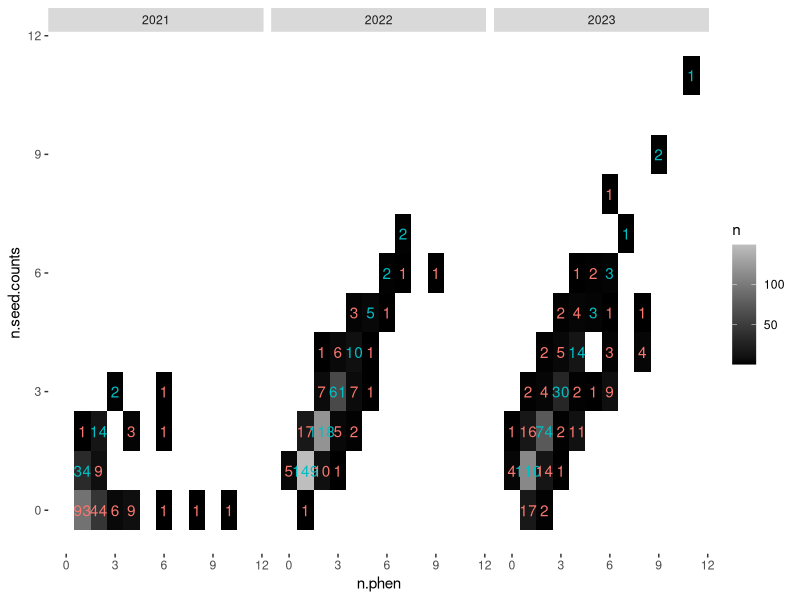
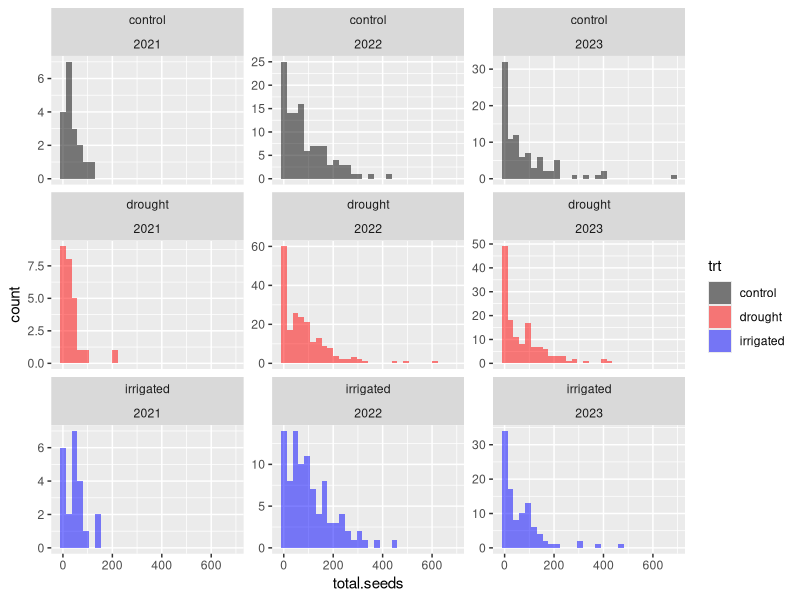

These figures' R source, in order:
#################################################################################
# Script for combining and reconciling plant ids across datasets for recruitment
# estimation combining together these datasets:
# - demography (2021-2023) using the imputed survival dataset
#   (using this dataset because it's the one with the most processing)
# - seed set data per-umbel
#   (note this was reconciled with an *older* version of demography data)
# - phenology data per-umbel (a cleaned version)
# - the multiple umbel dataset (a cleaned version, with only 2021-2023)
# This script currently is only reconciling plantids among datasets - the
# corrected version is stored in a new `finalid` column.
# Once that's done I'll combine all four datasets into a single CSV for running
# some models of recruitment
# SN - init 9 Jan 2024
# #### Notes:
# - outstanding unreconciled issues, or other issues to be fixed, were flagged
# with the string UNSOLVED - I need to go back to these at some point
# in particular are there missing entries from plot 4, year 2022 in phen+/seed
# - how to handle prematurely dead umbels? ugh.
#################################################################################

library(ggplot2)
library(dplyr)
library(tidyr)

rm(list = ls())

# Processed demo
demo = read.csv('01_data_cleaning/out/demo_imputed_survival.csv') %>%
  # get rid of plants from before phen measurements and non-flowering plants
  filter(Year > 2020, No.umbels > 0 & !is.na(No.umbels)) %>%
  # remove the 'b's from plantids
  # (this will make reconciliation easier)
  mutate(plantid = gsub('b', '', plantid)) %>%
  mutate(finalid = plantid)

# Seed data
seed = read.csv('01_data_cleaning/out/demo_seed_v1.csv') %>%
  mutate(finalid = plantid.seed)

# Phen data
phen = read.csv('01_data_cleaning/out/phenology_all_ind_cleaned.csv') %>%
  mutate(finalid = plantid)

# Umbel data
mumb = read.csv('01_data_cleaning/out/multi_umbel_clean.csv') %>%
  # Turns out, there are 2020 umbel counts
  filter(Year > 2020) %>%
  mutate(finalid = plantid)

### All plantids

all.plantids = rbind(
  # Demo data
  demo %>% 
    distinct(plantid, Year) %>% 
    mutate(source = 'demo', is.in = TRUE),
  # Seed set data
  seed %>% 
    distinct(plantid.seed, year) %>% 
    mutate(source = 'seed', is.in = TRUE) %>% 
    rename(Year = year, plantid = plantid.seed),
  # Phenology data
  phen %>%
    distinct(plantid, year) %>%
    mutate(source = 'phen', is.in = TRUE) %>%
    rename(Year = year),
  # Umbel data
  # NOTE: this dataset only contains *multiple* umbels
  # so I will also add in the demo data for which there is one umbel and umbel
  # measurements
  mumb %>%
    distinct(plantid, Year) %>%
    mutate(source = 'mumb', is.in = TRUE),
  demo %>%
    filter(No.umbels %in% 1) %>%
    distinct(plantid, Year) %>%
    mutate(source = 'mumb', is.in = TRUE)
) %>%
  pivot_wider(
    id_cols = c(plantid, Year), names_from = source, 
    values_from = is.in, values_fill = FALSE
  )

head(all.plantids)
nrow(all.plantids)

all.plantids %>% 
  mutate(n.in = demo + seed + phen + mumb) %>%
  group_by(n.in) %>%
  summarise(n = n())
# lmao, jesus

all.plantids %>% 
  mutate(n.in = demo + seed + phen + mumb) %>%
  group_by(Year, n.in) %>%
  summarise(n = n())

### 2021: only a handful of plants here were included in phen
# so, there shouldn't be any plants from 2021 that are not listed in the
# phenology or seed set data
# I'll remove these plants here

all.plantids = all.plantids %>% filter(Year > 2021 | phen | seed)

### 2022: we don't have coordinates for these plants...
# we'll have to tackle these separately.

####################################################
####################################################
# Start reconciling ################################
####################################################
####################################################

##### Some rules of thumb:
# - it *would* be nice to keep the 'b' markers in here for reconciling all
# datasets... but that'll be tougher to do in code, and more work because it
# will involve editing more datasets
# so instead, I'll just remove the 'b's

##########
### 2022: coordinates not recorded
##########

all.plantids %>%
  filter(Year %in% 2022) %>%
  mutate(plantid = gsub('\\_[0-9]{1,2}[A-Z]$', '', plantid)) %>%
  group_by(plantid) %>%
  summarise(across(c(demo, seed, phen, mumb), any)) %>%
  mutate(n.in = demo + seed + phen + mumb) %>%
  group_by(n.in) %>%
  summarise(n = n())
# okay - much better!

# Plants to edit
all.plantids %>%
  filter(Year %in% 2022) %>%
  mutate(plantid = gsub('\\_[0-9]{1,2}[A-Z]$', '', plantid)) %>%
  group_by(plantid) %>%
  summarise(across(c(demo, seed, phen, mumb), any)) %>%
  filter(!(demo & seed & phen & mumb)) %>%
  print(n = nrow(.))

# 1 2230_4        TRUE  TRUE  FALSE TRUE 
# 2 2238_4        FALSE FALSE TRUE  FALSE

demo %>% filter(grepl('223[08]', plantid))
# no evidence of plant 2238 in demo
phen %>% filter(grepl('223[08]', plantid))
# must have been a misentry
phen = phen %>% mutate(finalid = gsub('2238', '2230', finalid))

# 3 3039_13       TRUE  FALSE FALSE TRUE
demo %>% filter(grepl('3039', plantid))
# note says 'was 3726'
# for purposes of reconciliation, I'll change it back to this
demo = demo %>% mutate(finalid = gsub('3039', '3726', finalid))

# 4 3076_15       FALSE FALSE TRUE  FALSE
phen %>% filter(grepl('3076', plantid))
# weird phen in 2022
# anyway...
demo %>% filter(grepl('3076', plantid)) # tag is not in any demo ids
demo %>% filter(grepl('3076', proc.note))
demo %>% filter(grepl('3076', demo.note))
# ah... tag misentry in phen
phen = phen %>% mutate(finalid = gsub('3076', '3706', finalid))

# 5 3143_9_140.95 TRUE  FALSE FALSE TRUE 
demo %>% filter(grepl('3143', plantid))
phen %>% filter(grepl('3143', plantid))
seed %>% filter(grepl('3143', plantid.seed))
demo %>% filter(grepl('140\\.95', plantid))
mumb %>% filter(grepl('140\\.95', plantid))
demo = demo %>% mutate(finalid = gsub('140\\.95', '14T', finalid))
mumb = mumb %>% mutate(finalid = gsub('140\\.95', '14T', finalid))

# 6 3151_3        FALSE FALSE TRUE  FALSE
phen %>% filter(grepl('3151', plantid))
demo %>% filter(grepl('3151', plantid)) # nope, diff plant
demo %>% filter(grepl('3151', demo.note))
demo %>% filter(grepl('3151', proc.note)) # nothing here...
demo %>% filter(Year %in% 2022, grepl('\\_3\\_', plantid))
demo %>% filter(grepl('7537', plantid)) # nope, not this one
demo %>% filter(grepl('3651', plantid)) # not this one...
seed %>% filter(year %in% 2022, grepl('\\_3', plantid.seed))
# (solved below!)

# 7 3164_13       TRUE  TRUE  FALSE TRUE 
demo %>% filter(grepl('3164', plantid)) # looks tag misread?
phen %>% filter(grepl('3614', plantid))
demo %>% filter(grepl('3614\\_13', plantid)) # yep - it's this one
phen = phen %>% mutate(finalid = gsub('3614\\_13', '3164_13', finalid))
phen %>% filter(grepl('3614', plantid))
phen %>% filter(grepl('3614', finalid)) # good - fixed

# 8 3164_6        TRUE  TRUE  FALSE TRUE 
phen %>% filter(grepl('3164', plantid))
demo %>% filter(grepl('3164\\_6', plantid)) # some tag chicanery here
phen %>% filter(grepl('3789', plantid)) # and there it is
phen = phen %>% mutate(finalid = gsub('3789\\_6', '3164\\_6', finalid))
phen %>% filter(grepl('3789', finalid)) # fixed
phen %>% filter(grepl('3164\\_6', finalid)) # fixed

# 9 3183_9_130.19 TRUE  FALSE FALSE TRUE 
demo %>% filter(grepl('130\\.19', plantid))
phen %>% filter(grepl('3183', plantid)) # hmm...
phen %>% filter(year %in% 2022, grepl('\\_9$', plantid)) # uh...?
phen %>% filter(grepl('\\_9\\_', plantid)) # super strange...
seed %>% filter(grepl('\\_9\\_', plantid.seed)) # also strange...
# so there are no plants from plot 9 in phen or seed aside from this one?
# weird

# 10 3296_7        TRUE  TRUE  FALSE TRUE 
# 11 3298_7        FALSE FALSE TRUE  FALSE
demo %>% filter(grepl('3296', plantid))
phen %>% filter(grepl('3298', plantid)) # there it is
# change it in all years?
phen = phen %>% mutate(finalid = gsub('3298\\_7', '3296_7', finalid))
phen %>% filter(grepl('3296\\_7', finalid))

# 12 3321_4        TRUE  FALSE FALSE TRUE 
demo %>% filter(grepl('3321', plantid))
phen %>% filter(grepl('3321', plantid))
phen %>% filter(year %in% 2022, grepl('\\_4$', plantid)) # hmm...
phen %>% 
  filter(year %in% 2022, grepl('\\_4$', plantid)) %>%
  group_by(plantid) %>%
  filter(n() == 2) # hmm...
all.plantids %>%
  filter(Year %in% 2022, !demo) %>%
  filter(grepl('3182\\_4', plantid) | grepl('3730\\_4', plantid) | grepl('7545\\_4', plantid))
# demo sheet says no phen for this plant

# 13 3363_14       FALSE FALSE TRUE  FALSE
# 14 3367_14       TRUE  TRUE  FALSE TRUE 
demo %>% filter(grepl('3363', plantid))
demo %>% filter(grepl('3367', plantid))
phen %>% filter(grepl('3363', plantid))
seed %>% filter(grepl('3363', plantid.seed))
phen = phen %>% mutate(finalid = gsub('3363', '3367', finalid))
phen %>% filter(grepl('3363', finalid))
phen %>% filter(grepl('3367', finalid)) # fixed

# 15 3379_14       FALSE TRUE  TRUE  FALSE
phen %>% filter(grepl('3379', plantid))
demo %>% filter(grepl('3379', plantid)) # interesting - here in 2023
seed %>% filter(grepl('3379', plantid.seed))
# ah... listed as having no umbels in 2022...
####### UNSOLVED #######
# phen says stalk was eaten; should do zero seeds...

# 16 3389_13       FALSE FALSE FALSE TRUE 
mumb %>% filter(grepl('3389', plantid))
phen %>% filter(grepl('3481', plantid))
mumb = mumb %>% mutate(finalid = gsub('3389', '3481', finalid))

# 17 3456_6        TRUE  FALSE FALSE FALSE
demo %>% filter(grepl('3456', plantid))
phen %>% filter(grepl('7587', plantid))
all.plantids %>% filter(grepl('7587', plantid))
# change in demo
demo = demo %>% mutate(finalid = gsub('3456', '7587', finalid))
demo %>% filter(grepl('3456', finalid))
demo %>% filter(grepl('7587', finalid))

# 18 3469_14       TRUE  TRUE  TRUE  FALSE
mumb %>% filter(grepl('3469', plantid)) # it's here in 2023
demo %>% filter(grepl('3469', plantid))
# hmm... okay might not need changing?

# 19 3481_13       TRUE  TRUE  TRUE  FALSE # fixed above

# 20 3495_14       TRUE  TRUE  FALSE TRUE 
demo %>% filter(grepl('3495', plantid))
# okay... no notes suggesting other tags...
phen %>% filter(grepl('3495', plantid)) # it's here in 2023
demo %>% filter(Year %in% 2022, grepl('\\_14\\_1A', plantid))
# wow that kinda sucks. nearly identical tags in the same location...
demo %>% filter(grepl('\\_14\\_1A', plantid))
# yeah that sucks
# anyway
# also there's no umbel diameter listed for the 2022 record (damn)
phen %>% filter(grepl('3459', plantid)) # only two umbels are listed here (one clipped)
# okay. I don't think this can be fixed.
phen %>% filter(year %in% 2022, grepl('\\_14', plantid))

# 21 3542_1        TRUE  TRUE  TRUE  FALSE
demo %>% filter(grepl('3542', plantid), Year %in% 2022)
demo %>% filter(grepl('3542', plantid)) # no notes about tags...
mumb %>% filter(grepl('\\_1\\_', plantid), Year %in% 2022) %>% distinct(plantid)
mumb %>% filter(grepl('\\_1\\_0I', plantid), Year %in% 2022) # nothing here
mumb %>% filter(grepl('\\_1\\_[01238]I', plantid), Year %in% 2022)
all.plantids %>% filter(Year %in% 2022, grepl('\\_1\\_', plantid), !demo, mumb)
####### UNSOLVED #######
# think it's just... not recorded. or data entry mistake?

# 22 3555_4        TRUE  FALSE FALSE TRUE 
demo %>% filter(grepl('3555', plantid)) # no other tags
phen %>% filter(grepl('3555', plantid)) # here in 2021
seed %>% filter(grepl('3555', plantid.seed)) # here in 2021...
all.plantids %>% filter(grepl('\\_4$', plantid), Year %in% 2022, phen)
# maybe 3656...? no... that would have appeared below...
####### UNSOLVED #######

# 23 3558_13       TRUE  FALSE FALSE TRUE 
demo %>% filter(grepl('3558', plantid)) # no other tags
phen %>% filter(grepl('3558', plantid))
phen %>% filter(grepl('3769', plantid), year %in% 2022) # yep that's it
mumb %>% filter(grepl('3769', plantid)) # sweet
# only one umbel in 2021/2022 so no need to change mumb
demo = demo %>% mutate(finalid = gsub('3558', '3769', finalid))

# 24 3563_4        TRUE  FALSE FALSE TRUE 
demo %>% filter(grepl('3563', plantid)) # no other tags
phen %>% filter(grepl('3563', plantid)) # not here at all...
phen %>% filter(grepl('\\_4$', plantid)) %>% distinct(plantid, .keep_all = TRUE)
seed %>% filter(grepl('3563', plantid.demo)) # nothing here...
seed %>% filter(grepl('\\_4\\_', plantid.demo)) %>% distinct(plantid.demo, .keep_all = TRUE)
# could it be 3656?
demo %>% filter(grepl('3656', plantid), Year %in% 2022) # nope, that's here
####### UNSOLVED #######

# 25 3595_13       FALSE TRUE  FALSE FALSE
seed %>% filter(grepl('3595', plantid.seed)) # ? should be here...
demo %>% filter(grepl('3595', plantid))
# ah... it's not listed as flowering in demo
# although it's not in phen...
phen %>% filter(grepl('3595', plantid)) # here in 2021
phen %>% filter(grepl('\\_13$', plantid)) %>% distinct(plantid, .keep_all = TRUE)
demo %>% filter(grepl('3593', plantid), Year %in% 2022) # nope, not mis-entered as 3593
####### UNSOLVED #######
####### go into demo and add flowering info to 3595_13 in 2022
####### (although it has no phen... maybe I should use budding phen?)

# 26 3614_13       FALSE FALSE TRUE  FALSE # should have been fixed above...
phen %>% filter(grepl('3614', plantid))

# 27 3634_4        TRUE  FALSE FALSE TRUE 
demo %>% filter(grepl('3634', plantid)) # probably not a tag fix... (14 leaves??)
mumb %>% filter(grepl('3634', plantid)) # okay, good
phen %>% filter(grepl('3634', plantid)) # here in 2021
seed %>% filter(grepl('3634', plantid.demo)) # nothing
seed %>% filter(grepl('\\_4\\_', plantid.demo), year %in% 2022)
# ugh... not here?
phen %>% filter(grepl('\\_4$', plantid), year %in% 2022)
####### UNSOLVED #######

# 28 3651_3        TRUE  TRUE  FALSE TRUE 
demo %>% filter(grepl('3651', plantid)) # no other tag
phen %>% filter(grepl('3651', plantid)) # 2023 only
seed %>% filter(grepl('3651', plantid.demo)) # come on man...
all.plantids %>% filter(Year %in% 2022, phen, !seed)
# THAT'S IT! right?
phen %>% filter(grepl('3151', plantid))
demo %>% filter(grepl('3151\\_3', plantid)) # looks promising...
seed %>% filter(grepl('3151\\_3', plantid.seed))
phen = phen %>% mutate(finalid = gsub('3151\\_3', '3651_3', finalid))

# 29 3706_15       TRUE  TRUE  FALSE TRUE  # possibly fixed above
phen %>% filter(grepl('3706', finalid))

# 30 3726_13       FALSE TRUE  TRUE  FALSE
demo %>% filter(grepl('3726', plantid)) # nada
seed %>% filter(grepl('3726', plantid.seed))
demo %>% filter(grepl('\\_13\\_', plantid), Year %in% 2022, No.umbels %in% 1)
demo %>% filter(grepl('3726', proc.note)) # tag was changed
demo %>% filter(grepl('3039', plantid))
demo = demo %>% mutate(finalid = gsub('3039', '3726', finalid))

# 31 3735_4        TRUE  FALSE FALSE TRUE 
demo %>% filter(grepl('3735', plantid))
demo %>% filter(grepl('3735', proc.note))
demo %>% filter(grepl('3735', demo.note))
phen %>% filter(grepl('\\_4$', plantid))
####### UNSOLVED #######

# 32 3750_4        TRUE  FALSE FALSE TRUE 
demo %>% filter(grepl('3750', plantid))
demo %>% filter(grepl('3750', proc.note))
demo %>% filter(grepl('3750', demo.note))
phen %>% filter(grepl('\\_4$', plantid))
# 3730? 7550?
phen %>% filter(grepl('3730', plantid), year %in% 2022) # nope
phen %>% filter(grepl('7550', plantid), year %in% 2022) # nope
####### UNSOLVED #######

# 33 3769_13       FALSE TRUE  TRUE  FALSE
demo %>% filter(grepl('3769', plantid))
demo %>% filter(grepl('3769', demo.note))
demo %>% filter(grepl('3769', proc.note)) # fixed above

# 34 3770_9        TRUE  FALSE FALSE TRUE 
demo %>% filter(grepl('3770', plantid))
phen %>% filter(grepl('3059', plantid))
phen %>% filter(grepl('3770', plantid))
seed %>% filter(grepl('3770', plantid.demo))
seed %>% filter(grepl('3770', plantid.seed))
####### UNSOLVED #######

# 35 3782_1        FALSE TRUE  TRUE  FALSE
demo %>% filter(grepl('3782', plantid)) # it's here in 2023
# ahhh this was that weird pair
demo %>% filter(grepl('3814', plantid))
seed %>% filter(grepl('3782', plantid.seed))
# but which of these is which
# probably requires looking at the original datasheets
####### UNSOLVED #######
# (but solvable!)

# 36 3789_6        FALSE FALSE TRUE  FALSE
phen %>% filter(grepl('3789', plantid)) # already fixed

# 37 3813_15       FALSE FALSE TRUE  FALSE
phen %>% filter(grepl('3813', plantid))
demo %>% filter(grepl('3813', proc.note))
demo %>% filter(grepl('3813', demo.note))
# plant is 3831
demo %>% filter(grepl('3831', plantid))
seed %>% filter(grepl('3831', plantid.seed))
phen %>% filter(grepl('3813\\_15', plantid))
# specifically 3831_15
phen = phen %>% mutate(finalid = gsub('3813\\_15', '3831_15', finalid))
phen %>% filter(grepl('3813\\_15', finalid)) # good
phen %>% filter(grepl('3831\\_15', finalid)) # fixed

# 38 3814_1        TRUE  TRUE  TRUE  FALSE
demo %>% filter(grepl('3814', plantid))
# this is the one from above
# look at the original datasheets
####### UNSOLVED #######
# (but solvable!)

# 39 3831_15       TRUE  TRUE  FALSE TRUE 
phen %>% filter(grepl('3831', plantid)) # fixed above

# 40 3866_7        TRUE  TRUE  FALSE TRUE 
phen %>% filter(grepl('3866', plantid)) # 2021 record only
demo %>% filter(grepl('3866', proc.note))
demo %>% filter(grepl('3866', plantid)) # 3866 (ah.. is below)
phen %>% filter(grepl('3886', plantid))
phen = phen %>% mutate(finalid = gsub('3886', '3866', finalid))
phen %>% filter(grepl('3886', finalid))

# 41 3880_13       FALSE FALSE FALSE TRUE 
mumb %>% filter(grepl('3880', plantid))
# some confusion with 7537
mumb %>% filter(grepl('7537', plantid)) # none here
demo %>% filter(grepl('7537', plantid))
phen %>% filter(grepl('7537', plantid))
mumb = mumb %>% mutate(finalid = gsub('3880', '7537', finalid))

# 42 3886_7        FALSE FALSE TRUE  FALSE # solved above

# 43 5037_7        TRUE  TRUE  FALSE TRUE 
demo %>% filter(grepl('5037', plantid))
# note says no tracking phenology (death)

# 44 5040_7        TRUE  TRUE  FALSE TRUE
demo %>% filter(grepl('5040', plantid))
# note says umbel is dead
seed %>% filter(grepl('5040', plantid.seed))

# 45 7526_1        FALSE TRUE  FALSE FALSE
# 46 7536_1        TRUE  FALSE TRUE  TRUE 
seed %>% filter(grepl('7526', plantid.seed)) # (lol? why did I do this)
phen %>% filter(grepl('7536', plantid))
demo %>% filter(grepl('7536', plantid))
seed = seed %>% mutate(finalid = gsub('7526', '7536', finalid))
seed %>% filter(grepl('7526', finalid))
seed %>% filter(grepl('7536', finalid))

# 47 7537_13       TRUE  TRUE  TRUE  FALSE # solved above

# 48 7587_6        FALSE TRUE  TRUE  TRUE 
demo %>% filter(grepl('7587', proc.note))
demo %>% filter(grepl('7587', plantid))
demo %>% filter(grepl('7587', finalid)) # fixed above


##########
### Re-combine these based on finalids
##########

all.plantids = rbind(
  # Demo data
  demo %>% 
    distinct(finalid, Year) %>% 
    mutate(source = 'demo', is.in = TRUE),
  # Seed set data
  seed %>% 
    distinct(finalid, year) %>% 
    mutate(source = 'seed', is.in = TRUE) %>% 
    rename(Year = year),
  # Phenology data
  phen %>%
    distinct(finalid, year) %>%
    mutate(source = 'phen', is.in = TRUE) %>%
    rename(Year = year),
  # Umbel data
  # NOTE: this dataset only contains *multiple* umbels
  # so I will also add in the demo data for which there is one umbel and umbel
  # measurements
  mumb %>%
    distinct(finalid, Year) %>%
    mutate(source = 'mumb', is.in = TRUE),
  demo %>%
    filter(No.umbels %in% 1) %>%
    distinct(finalid, Year) %>%
    mutate(source = 'mumb', is.in = TRUE)
) %>%
  pivot_wider(
    id_cols = c(finalid, Year), names_from = source, 
    values_from = is.in, values_fill = FALSE
  )

head(all.plantids)
nrow(all.plantids)

all.plantids %>% 
  filter(!(Year %in% 2022)) %>%
  mutate(n.in = demo + seed + phen + mumb) %>%
  group_by(n.in) %>%
  summarise(n = n())
# still quite bad, goodness

all.plantids %>% 
  mutate(n.in = demo + seed + phen + mumb) %>%
  group_by(Year, n.in) %>%
  summarise(n = n())

### 2021: only a handful of plants here were included in seed
# so, there shouldn't be any plants from 2021 that are not listed in the
# seed set data
# I'll remove these plants here

all.plantids = all.plantids %>% filter(Year > 2021 | seed)

####################
# Next - look at 2021
####################

# all.plantids %>%
#   filter(Year %in% 2021) %>%
#   filter(!(demo & mumb & phen & seed)) %>%
#   print(n = nrow(.))

# 1 3135_12_7G   2021 TRUE  TRUE  TRUE  FALSE
demo %>% filter(grepl('3135', plantid))
mumb %>% filter(grepl('3135', plantid))
# notes suggest that one of these two umbels was closed
# so, remove from data?

# 2 3143_9_14T   2021 TRUE  TRUE  TRUE  FALSE
demo %>% filter(grepl('3143', plantid))
mumb %>% filter(grepl('3143', plantid))
# one umbel area is listed - other is closed
# remove?

# 3 3149_14_19A  2021 TRUE  TRUE  FALSE TRUE 
demo %>% filter(grepl('3149', plantid))
phen %>% filter(grepl('\\_14\\_', plantid), year %in% 2021)
# ah... somehow coords got recoreded as '29' instead of '19'
phen = phen %>% mutate(finalid = gsub('3149\\_14\\_29A', '3149_14_19A', finalid))
phen %>% filter(grepl('\\_14\\_', plantid), year %in% 2021)

# 4 3179_6_5E    2021 TRUE  TRUE  FALSE TRUE 
phen %>% filter(grepl('\\_6\\_', finalid), year %in% 2021) %>% distinct(finalid) # that's a lot
demo %>% filter(grepl('3179', plantid))
# in 2022, tag was 3748
phen %>% filter(grepl('3748', plantid)) # and there it is
phen = phen %>% mutate(finalid = gsub('3748', '3179', finalid))
phen %>% filter(grepl('3179', finalid)) # good

# 5 3436_15_17H  2021 TRUE  TRUE  FALSE TRUE 
demo %>% filter(grepl('3436', plantid))
phen %>% filter(grepl('3436', plantid))
phen %>% filter(grepl('3436\\_15\\_17H', plantid))
# mis-entered coordinates
phen = phen %>% mutate(finalid = gsub('3436\\_15\\_12H', '3436_15_17H', finalid))
phen %>% filter(grepl('3436\\_15\\_17H', finalid))

# 6 3453_7_0C    2021 TRUE  TRUE  TRUE  FALSE
demo %>% filter(grepl('3453', plantid)) # no umbels... maybe died? also doesn't say SOS
phen %>% filter(grepl('3453', plantid))
seed %>% filter(grepl('3453', plantid.seed)) # only one is dead
mumb %>% filter(grepl('3453', plantid)) # here in 2022
mumb %>% filter(grepl('\\_7\\_', plantid), Year %in% 2021) # nobody else in plot 7, also not SOS (ugh)
# maybe it was just never entered?
####### UNSOLVED #######

# 7 3567_1_3I    2021 TRUE  TRUE  TRUE  FALSE
demo %>% filter(grepl('3567', plantid)) # only one umbel listed
mumb %>% filter(grepl('3567', plantid)) # yep, here in 2022-23
seed %>% filter(grepl('3567', plantid.seed)) # dead
# guess it'll just get excluded

# 8 3916_6_7C    2021 TRUE  TRUE  FALSE TRUE 
demo %>% filter(grepl('3916', plantid)) # no other tags
phen %>% filter(grepl('\\_6\\_', plantid), year %in% 2021) %>% distinct(plantid)
# bet it's 3918
phen %>% filter(grepl('3918', plantid))
demo %>% filter(grepl('3918', plantid))
phen = phen %>% mutate(finalid = gsub('3918', '3916', finalid))
phen %>% filter(grepl('3916', finalid))

# 9 3978_13_2F   2021 TRUE  TRUE  TRUE  FALSE
demo %>% filter(grepl('3978', plantid)) # only one umbel diameter listed
seed %>% filter(grepl('3978', plantid.seed)) # yes - it's dead

# 10 3365_1_0J    2021 FALSE TRUE  TRUE  FALSE
seed %>% filter(grepl('3365', plantid.seed))
demo %>% filter(grepl('3365\\_1', plantid)) # listed as 
# oh... it's listed as having zero umbels in 2021
phen %>% filter(grepl('3365', plantid))
####### UNSOLVED #######
# check for a data entry error?

# 11 3418_1_18E   2021 FALSE TRUE  TRUE  FALSE
seed %>% filter(grepl('3418', plantid.seed), year %in% 2021)
demo %>% filter(grepl('3418', plantid)) # coords mis-entered
demo = demo %>% mutate(finalid = gsub('3418\\_1\\_18B', '3418_1_18E', finalid))
demo %>% filter(grepl('3418\\_1\\_18E', finalid))

# 12 3122_4_8J    2021 FALSE TRUE  TRUE  FALSE
seed %>% filter(grepl('3122', plantid.seed))
# it's listed as not flowering in 2021 demo (zero umbels)
####### UNSOLVED #######
# check for a data entry error?

# 13 3555_4_11T   2021 FALSE TRUE  TRUE  FALSE
demo %>% filter(grepl('3555', plantid)) # I changed the coord in processing
demo = demo %>% mutate(finalid = gsub('3555\\_4\\_11J', '3555_4_11T', finalid))
demo %>% filter(grepl('3555\\_4\\_11T', finalid))

# 14 3488_5_13J   2021 FALSE TRUE  FALSE FALSE
demo %>% filter(grepl('3488', plantid)) # just a coord issue
mumb %>% filter(grepl('3488', plantid))
phen %>% filter(grepl('3488', plantid)) # hmm... not sure what 2023 will look like
seed %>% filter(grepl('3488', plantid.seed)) # missed in 2023?
demo = demo %>% mutate(finalid = gsub('3488\\_5\\_15I', '3488_5_13J', finalid))
mumb = mumb %>% mutate(finalid = gsub('3488\\_5\\_15I', '3488_5_13J', finalid))

# 15 5045_5_13C   2021 FALSE TRUE  TRUE  FALSE
demo %>% filter(grepl('5045', plantid))
mumb %>% filter(grepl('5045', plantid)) # hmm...
# actually maybe here change seed/phen instead of demo/mumb
seed %>% filter(grepl('5045', plantid.seed))
seed = seed %>% mutate(finalid = gsub('5045\\_5_13C', '5045_5_12B', finalid))
phen %>% filter(grepl('5045', plantid))
phen = phen %>% mutate(finalid = gsub('5045\\_5_13C', '5045_5_12B', finalid))

##########
### Re-combine these based on finalids, again
##########

all.plantids = rbind(
  # Demo data
  demo %>% 
    distinct(finalid, Year) %>% 
    mutate(source = 'demo', is.in = TRUE),
  # Seed set data
  seed %>% 
    distinct(finalid, year) %>% 
    mutate(source = 'seed', is.in = TRUE) %>% 
    rename(Year = year),
  # Phenology data
  phen %>%
    distinct(finalid, year) %>%
    mutate(source = 'phen', is.in = TRUE) %>%
    rename(Year = year),
  # Umbel data
  # NOTE: this dataset only contains *multiple* umbels
  # so I will also add in the demo data for which there is one umbel and umbel
  # measurements
  mumb %>%
    distinct(finalid, Year) %>%
    mutate(source = 'mumb', is.in = TRUE),
  demo %>%
    filter(No.umbels %in% 1) %>%
    distinct(finalid, Year) %>%
    mutate(source = 'mumb', is.in = TRUE)
) %>%
  pivot_wider(
    id_cols = c(finalid, Year), names_from = source, 
    values_from = is.in, values_fill = FALSE
  ) %>%
  filter(Year > 2021 | seed)

head(all.plantids)
nrow(all.plantids)

all.plantids %>% 
  filter(!(Year %in% 2022)) %>%
  mutate(n.in = demo + seed + phen + mumb) %>%
  group_by(n.in) %>%
  summarise(n = n())
# better but not by much

all.plantids %>% 
  mutate(n.in = demo + seed + phen + mumb) %>%
  group_by(Year, n.in) %>%
  summarise(n = n())
# A lot of 2023 to do. Probably coordinate issues (bleh)


####################
# Fix 2023
####################

all.plantids %>%
  filter(Year %in% 2023) %>%
  filter(!(demo & mumb & phen & seed)) %>%
  arrange(finalid) %>%
  print(n = nrow(.))
# that's a lot
# prune out the coords, there's gotta be a clever way to do this... maybe see if
# any tag-plots show up multiple times?

all.plantids %>%
  filter(Year %in% 2023) %>%
  separate(finalid, into = c('tag', 'plot', 'coord'), sep = '_', remove = FALSE) %>%
  select(-coord) %>%
  unite(c(tag, plot), col = planttag, sep = "_") %>%
  group_by(planttag) %>%
  filter(n() > 2)
# only two cases to worry about

all.plantids %>%
  filter(Year %in% 2023) %>%
  separate(finalid, into = c('tag', 'plot', 'coord'), sep = '_', remove = FALSE) %>%
  select(-coord) %>%
  unite(c(tag, plot), col = planttag, sep = "_") %>%
  arrange(planttag) %>% 
  filter(!(demo & seed & phen & mumb))
# jesus that's a lot

all.plantids %>%
  filter(Year %in% 2023) %>%
  separate(finalid, into = c('tag', 'plot', 'coord'), sep = '_', remove = FALSE) %>%
  select(-coord) %>%
  unite(c(tag, plot), col = planttag, sep = "_") %>%
  arrange(planttag) %>% 
  filter(!(demo & seed & phen & mumb)) %>%
  # Get rid of plants where there are two records and the plant-tag combo
  # appears in every data set
  group_by(planttag) %>%
  filter(!(n() %in% 2 & any(demo) & any(seed) & any(phen) & any(mumb))) %>%
  print(n = nrow(.))
# jesus what is up with the seed and phen data in 2023

seed %>% filter(year %in% 2023) %>% distinct(plantid.seed) %>% nrow()
seed %>% 
  filter(year %in% 2023) %>% 
  distinct(plantid.seed, .keep_all = TRUE) %>% 
  group_by(plot) %>%
  summarise(n = n())
phen %>% filter(year %in% 2023) %>% distinct(plantid) %>% nrow()
demo %>% filter(Year %in% 2023, !is.na(No.umbels), No.umbels > 0) %>% nrow()
# ah... ~150 plants in demo but not in phen
# interesting
# So I'll just focus on the plants in phen and seed?

all.plantids %>%
  filter(Year %in% 2023) %>%
  separate(finalid, into = c('tag', 'plot', 'coord'), sep = '_', remove = FALSE) %>%
  select(-coord) %>%
  unite(c(tag, plot), col = planttag, sep = "_") %>%
  arrange(planttag) %>% 
  filter(!(demo & seed & phen & mumb)) %>%
  # Get rid of plants where there are two records and the plant-tag combo
  # appears in every data set
  group_by(planttag) %>%
  filter(!(n() %in% 2 & any(demo) & any(seed) & any(phen) & any(mumb))) %>%
  ungroup() %>%
  arrange(desc(seed), desc(phen), planttag) %>%
  print(n = nrow(.))

# 1 3125_5_2I     3125_5    2023 FALSE TRUE  TRUE  FALSE
demo %>% filter(grepl('3125\\_5', plantid))
phen %>% filter(grepl('3125\\_5', plantid))
seed %>% filter(grepl('3125\\_5', plantid.seed))
phen = phen %>% mutate(finalid = gsub('3125\\_5\\_2I', '3125_5_3I', finalid))
seed = seed %>% mutate(finalid = gsub('3125\\_5\\_2I', '3125_5_3I', finalid))

# 2 3368_15_14B   3368_15   2023 FALSE TRUE  TRUE  FALSE
seed %>% filter(grepl('3368', plantid.seed))
# I checked demo - plant has an all-NA record because it disappeared
# no fix for this

# 3 3391_13_8G    3391_13   2023 FALSE TRUE  TRUE  FALSE
seed %>% filter(grepl('3391\\_13', plantid.seed))
demo %>% filter(grepl('3391\\_13', plantid))
phen = phen %>% mutate(finalid = gsub('3391\\_13\\_8G', '3391_13_7G', finalid))
seed = seed %>% mutate(finalid = gsub('3391\\_13\\_8G', '3391_13_7G', finalid))

# 4 3785_6_15H    3785_6    2023 FALSE TRUE  TRUE  FALSE
seed %>% filter(grepl('3785', plantid.seed))
demo %>% filter(grepl('3785', proc.note)) # lol? it's listed as no plant in 2023...
phen %>% filter(grepl('3785', plantid)) # ?

# 5 5849_7_1E     5849_7    2023 FALSE TRUE  TRUE  FALSE
seed %>% filter(grepl('5849', plantid.seed)) # doesn't match with anything in demo...
demo %>% filter(grepl('5049', plantid))
mumb %>% filter(grepl('5049', plantid))
seed = seed %>% mutate(finalid = gsub('5849', '5049', finalid))
phen = phen %>% mutate(finalid = gsub('5849', '5049', finalid))

# 6 7698_10_9D    7698_10   2023 TRUE  TRUE  TRUE  FALSE
demo %>% filter(grepl('7698', plantid))
mumb %>% filter(grepl('7[0-9]98', plantid))
mumb = mumb %>% mutate(finalid = gsub('7598', '7698', finalid))

# 7 3069_7_1B     3069_7    2023 FALSE TRUE  FALSE FALSE
seed %>% filter(grepl('3069', plantid.seed))
demo %>% filter(grepl('3069', plantid))
phen %>% filter(grepl('3069', plantid)) # not in phen though...
phen %>% filter(grepl('\\_7\\_[12][ABC]', plantid))
# oh right... umbel is dead.. well even still
seed = seed %>% mutate(finalid = gsub('3069\\_7\\_1B', '3069_7_1C', finalid))

# 8 3297_15_11H   3297_15   2023 FALSE TRUE  FALSE FALSE
seed %>% filter(grepl('3297', plantid.seed))
# clipped so probably not in demo won't be in phen

# 9 3454_6_15I    3454_6    2023 FALSE TRUE  FALSE FALSE
seed %>% filter(grepl('3454', plantid.seed)) # ah... missing from phen due to missing records?
demo %>% filter(grepl('3454', plantid)) # hmm...
# oh well, ignore

# 10 3518_3_16J    3518_3    2023 FALSE TRUE  FALSE FALSE
seed %>% filter(grepl('3518', plantid.seed), year %in% 2023)
# wait... data entry error?
# why are there two different plots listed here...
demo %>% filter(grepl('3518', plantid))
# three umbels, just like in seed
# these are all listed as being in plot 6 and not 3
# same with the multi-umbel dataset
# must be a data entry error
seed = seed %>% mutate(finalid = gsub('3518\\_[36]\\_16J', '3518_6_10I', finalid))
phen = phen %>% mutate(finalid = gsub('3518\\_6\\_16J', '3518_6_10I', finalid))

# 11 3590_13_9B    3590_13   2023 FALSE TRUE  FALSE FALSE
seed %>% filter(grepl('3590', plantid.seed))
# listed as 'gone 4 jun'; it's flowering in demo but won't be in phen

# 12 3636_7_3I     3636_7    2023 FALSE TRUE  FALSE FALSE
seed %>% filter(grepl('3636', plantid.seed))
# also listed as "gone" on 24 May

# 13 5570_6_18H    5570_6    2023 FALSE TRUE  FALSE FALSE
seed %>% filter(grepl('5570', plantid.seed))
# there are no plants with tags starting with 55, so this is def an entry error
demo %>% filter(grepl('\\_6\\_18[GH]', plantid), Year %in% 2023) # hmm... not liking this
# not listed in processing or demo notes...
####### UNSOLVED #######
# check datasheets

# 14 7519_5_3D     7519_5    2023 TRUE  TRUE  FALSE TRUE 
seed %>% filter(grepl('7519', plantid.seed))
# okay, I changed the tag at one point...
phen %>% filter(grepl('7512', plantid))
demo %>% filter(grepl('7519', plantid))
demo %>% filter(grepl('7512', plantid))
# ugh... okay going to assume 7512 was misentered as 7519
phen = phen %>% mutate(finalid = gsub('7512\\_5\\_3D', '7519_5_3D', finalid))

# 15 3182_4_17H    3182_4    2023 FALSE FALSE TRUE  FALSE
phen %>% filter(grepl('3182', plantid))
demo %>% filter(grepl('3182', plantid)) # not here in 2023...
# I don't see evidence this anywhere
# oh... listed as NA/NP in demo, disappeared...
####### UNSOLVED #######
# change in demo

# 16 3192_1_11B    3192_1    2023 TRUE  FALSE TRUE  TRUE 
demo %>% filter(grepl('3192', plantid))
phen %>% filter(grepl('3192', plantid))
# it's listed in seed in 2022
# very weirdly I don't see any plants in 2023 in seed with an x-coord greater than 10
# maybe they were left out from seed? or not entered?
# (seeds were not counted here)

# 17 3193_1_15A    3193_1    2023 FALSE FALSE TRUE  FALSE
phen %>% filter(grepl('3193', plantid)) # maybe a misentry
demo %>% filter(grepl('3193\\_1', plantid))
# yep
seed %>% filter(grepl('3193\\_1', plantid.seed)) # annoying
phen = phen %>% mutate(finalid = gsub('3193\\_1\\_15A', '3193_1_16C', finalid))
# still might not be in seed though (very strange)

# 18 3424_1_12G    3424_1    2023 TRUE  FALSE TRUE  TRUE 
phen %>% filter(grepl('3424\\_1\\_', plantid))
demo %>% filter(grepl('3424\\_1\\_', plantid))
mumb %>% filter(grepl('3424', plantid))
seed %>% filter(grepl('3424', plantid.seed))
# ah... again, a missing plant from plot 1, xcoord > 10
# check data entry... I wonder if these were just missed
# (note to past self - yes, they were)

# 19 3432_1_19A    3432_1    2023 TRUE  FALSE TRUE  TRUE 
# seems likely the same as above.,,
phen %>% filter(grepl('3432\\_1\\_', plantid), year %in% 2023)
demo %>% filter(grepl('3432\\_1\\_', plantid))

# 20 3463_14_6A    3463_14   2023 FALSE FALSE TRUE  FALSE
phen %>% filter(grepl('3463', plantid))
demo %>% filter(grepl('3463', plantid)) # hmm... 
# ah, it's listed for some reason as not flowering in 2023?
demo %>% filter(grepl('\\_14\\_5B', plantid), Year %in% 2023) # nope
####### UNSOLVED #######
# but I will change the ID in phen to match the demo id at least
phen = phen %>% mutate(finalid = gsub('3463\\_14\\_6A', '3463_14_5B', finalid))

# 21 3477_2_5C     3477_2    2023 FALSE FALSE TRUE  FALSE
phen %>% filter(grepl('3477', plantid))
demo %>% filter(grepl('3477', plantid)) # ah... listed as dead,  zero seeds
seed %>% filter(grepl('3477', plantid.seed))
####### UNSOLVED #######
# (add to seed?)

# 22 3519_2_8G     3519_2    2023 FALSE FALSE TRUE  FALSE
demo %>% filter(grepl('3519', plantid)) # also listed as dead (broken stalk)
seed %>% filter(grepl('3519', plantid.seed)) 
####### UNSOLVED #######
# add zero to seed

# 23 3556_14_17I   3556_14   2023 FALSE FALSE TRUE  FALSE
demo %>% filter(grepl('3556', plantid))
phen %>% filter(grepl('3556', plantid))
# super weird
seed %>% filter(grepl('3556', plantid.seed)) # not listed in seed for some reason...
phen = phen %>% mutate(finalid = gsub('3556\\_14\\_17I', '3556_14_15H', finalid))
seed %>% filter(grepl('\\_14\\_', plantid.seed), year %in% 2023) %>% distinct(plantid.seed)
# again, no records from xcoord 10 or above (save for one at x = 10)

# 24 3688_7_6G     3688_7    2023 FALSE FALSE TRUE  FALSE
demo %>% filter(grepl('3688', plantid)) # had flower but then disappeared
####### UNSOLVED #######
# add zero to seed

# 25 3697_5_17H    3697_5    2023 FALSE FALSE TRUE  FALSE
demo %>% filter(grepl('3697', plantid)) # umbel is dead
####### UNSOLVED #######
# add zero to seed

# 26 3763_1_12A    3763_1    2023 TRUE  FALSE TRUE  TRUE 
demo %>% filter(grepl('3763', plantid))
# ah... might be missing just because of high x-coord
seed %>% filter(grepl('3763', plantid.seed))
seed %>% filter(grepl('\\_1\\_1[0-9]', plantid.seed), year %in% 2023)

# 27 3807_5_10I    3807_5    2023 FALSE FALSE TRUE  FALSE
demo %>% filter(grepl('3807', plantid)) # dead umbel
####### UNSOLVED #######
# add zero to seed

# 28 3850_1_17E    3850_1    2023 TRUE  FALSE TRUE  TRUE 
demo %>% filter(grepl('3850', plantid))
# ah... once again, plot 1, xcoord 17

# 29 3888_5_18J    3888_5    2023 FALSE FALSE TRUE  FALSE
demo %>% filter(grepl('3888', plantid))
# dead umbel...
####### UNSOLVED #######
# add zero to seed?

# 30 3896_5_10G    3896_5    2023 FALSE FALSE TRUE  FALSE
demo %>% filter(grepl('3896', plantid))
# dead umbel
####### UNSOLVED #######
# add zero to seed?

# 31 3902_1_16I    3902_1    2023 FALSE FALSE TRUE  FALSE
demo %>% filter(grepl('3902', plantid)) # mismatch
phen %>% filter(grepl('3902', plantid))
seed %>% filter(grepl('3902\\_1', plantid.seed))
phen = phen %>% mutate(finalid = gsub('3902\\_1\\_16I', '3902_1_15J', finalid))

# 32 5770_6_18H    5770_6    2023 FALSE FALSE TRUE  FALSE
# oh... lol
demo %>% filter(grepl('5[57]70', plantid)) # nowhere in here
seed %>% filter(grepl('5[57]70', plantid.seed))
# okie dokie, here's the tag misread
demo %>% filter(grepl('\\_6\\_1', plantid)) # I don't see anything in here...
phen = phen %>% mutate(finalid = gsub('5770', '5570', finalid))
phen %>% filter(grepl('5570', finalid))

# 33 7512_5_3D     7512_5    2023 FALSE FALSE TRUE  FALSE # fixed above

# 34 7543_5_6D     7543_5    2023 FALSE FALSE TRUE  FALSE
demo %>% filter(grepl('7543', plantid))
# accidental human-induced premature death... so maybe ignore?
# at least, it won't be in seed
phen %>% filter(grepl('7543', plantid))
phen = phen %>% mutate(finalid = gsub('7543\\_5\\_6D', '7543_5_6E', finalid))

# 35 7572_15_2I    7572_15   2023 FALSE FALSE TRUE  FALSE
demo %>% filter(grepl('7572', plantid)) # not here
demo %>% filter(grepl('\\_15\\_[123][A-Z]', plantid), Year %in% 2023)
# tag must have been modified at some point... not appearing in here though
####### UNSOLVED #######

####################################################
####################################################
# Start combining ##################################
####################################################
####################################################

# Ope I guess I should reconcile the IDs across years
# ugh!

merge(
  demo %>% 
    select(Year, finalid) %>% 
    separate(finalid, into = c("tag", "plot", "coord"), sep = '_', remove = FALSE) %>%
    select(-coord) %>%
    unite(c(tag, plot), col = 'tagplot', sep = '_'),
  seed %>%
    distinct(finalid, .keep_all = TRUE) %>%
    rename(Year = year) %>%
    select(Year, finalid) %>%
    separate(finalid, into = c("tag", "plot", "coord"), sep = '_', remove = FALSE, fill = 'right') %>%
    select(-coord) %>%
    unite(c(tag, plot), col = 'tagplot', sep = '_'),
  by = c('Year', 'tagplot'), suffixes = c('.demo', '.seed')
) %>%
  filter(finalid.demo != finalid.seed, !(Year %in% 2022))
# oh a good question... does any tagplot appear twice in a year?

merge(
  demo %>% 
    select(Year, finalid) %>% 
    separate(finalid, into = c("tag", "plot", "coord"), sep = '_', remove = FALSE) %>%
    select(-coord) %>%
    unite(c(tag, plot), col = 'tagplot', sep = '_'),
  seed %>%
    distinct(finalid, .keep_all = TRUE) %>%
    rename(Year = year) %>%
    select(Year, finalid) %>%
    separate(finalid, into = c("tag", "plot", "coord"), sep = '_', remove = FALSE, fill = 'right') %>%
    select(-coord) %>%
    unite(c(tag, plot), col = 'tagplot', sep = '_'),
  by = c('Year', 'tagplot'), suffixes = c('.demo', '.seed')
) %>%
  group_by(tagplot, Year) %>%
  filter(n() > 1)
# just these two from 2023
# and thanks to the work above we know that the IDs match, so we know which one is in seed

# do any of tag-plot combos appear for different plants in different years?
# ugh... this is difficult to assess
# the number of instances of this will be small... so I won't worry about this now
# (this would be an issue if two different plants got assigned to the same tag-plot label, throwing different plants into the same random intercept)

##### Here - combine the demo and umbel datasets
### I won't change the IDs yet because all of the ID fields are present here

de.um = merge(
  x = demo %>% select(Year, finalid, No.umbels, umbel.diam),
  y = mumb %>%
    group_by(Year, finalid) %>%
    summarise(
      n.umbel.diam = n(),
      n.diam.na    = sum(is.na(umble.diameter)),
      sum.diameter = sum(umble.diameter/2, na.rm = TRUE)
    ),
  by = c("Year", "finalid"), all.x = TRUE
)

head(de.um)
nrow(de.um)
table(de.um$Year) # good

# How many plants don't have an umbel diameter?
de.um %>%
  mutate(
    umbel.status = case_when(
      !(umbel.diam %in% 'SOS') & grepl('[0-9]', umbel.diam) ~ 'umbel.diam',
      !is.na(sum.diameter) & sum.diameter > 0 ~ 'sum.diameter',
      .default = 'other'
    )
  ) %>%
  group_by(Year, umbel.status) %>%
  summarise(n = n())
# hmm... plenty of 'other's

de.um %>%
  mutate(
    umbel.status = case_when(
      !(umbel.diam %in% 'SOS') & grepl('[0-9]', umbel.diam) ~ 'umbel.diam',
      !is.na(sum.diameter) & sum.diameter > 0 ~ 'sum.diameter',
      .default = 'other'
    )
  ) %>%
  filter(umbel.status %in% 'other')
# a couple of cases where no umbel diameter was entered in demo,
# very small number of cases where all of the recorded multi-umbels are NA

# How many plants have an NA-umbel
de.um %>% summarise(p.na.readings = mean(is.na(umbel.diam) | n.diam.na > 0, na.rm = TRUE))
# about 25%... ugh

de.um = de.um %>%
  mutate(
    demo.umbels = No.umbels,
    mumb.umbels = n.umbel.diam,
    diam.umbels = case_when(
      !is.na(sum.diameter) ~ sum.diameter,
      !(is.na(umbel.diam) | umbel.diam %in% 'SOS') ~ as.numeric(umbel.diam)/2,
      .default = NA
    ),
    n.in.measure = case_when(
      !is.na(sum.diameter) ~ n.umbel.diam - n.diam.na,
      !(is.na(umbel.diam) | umbel.diam %in% 'SOS') ~ 1,
      .default = NA
    )
  ) %>%
  select(Year, finalid, demo.umbels, mumb.umbels, diam.umbels, n.in.measure)
# warning message in here...
# not sure what is causing it. 

# oh well
# try to merge in seed set now?

# first, how many NAs are there?
seed %>% filter(is.na(no.seeds)) # three records with NAs here
# annoyingly I can't find the data sheets... so I guess... don't worry about these now
# probably will get removed at some point before analysis anyway

##### Combine seed and phen data
### These also should have consistent labels

# Look for NAs in phen
phen %>% filter(is.na(survey.period), is.na(init.doy))
# none

ph.sd = merge(
  x = phen %>% 
    group_by(Year = year, finalid) %>% 
    summarise(
      mean.doy = mean(init.doy),
      n.phen = n()
    ) %>%
    separate(finalid, into = c("tag", "plot", "coord"), sep = '_', remove = FALSE, fill = 'right') %>%
    select(-coord) %>%
    unite(c(tag, plot), col = 'tagplot', sep = '_'),
  y = seed %>%
    group_by(Year = year, finalid) %>%
    summarise(
      n.seed.counts = sum(!is.na(no.seeds)),
      n.empty = sum(!no.seeds & !is.na(no.seeds)),
      total.seeds = sum(no.seeds),
    ) %>%
    separate(finalid, into = c("tag", "plot", "coord"), sep = '_', remove = FALSE, fill = 'right') %>%
    select(-coord) %>%
    unite(c(tag, plot), col = 'tagplot', sep = '_'),
  by = c('Year', 'tagplot'), all.x = TRUE, all.y = TRUE, suffixes = c('.phen', '.seed')
) %>%
  mutate(
    n.seed.counts = ifelse(is.na(n.seed.counts), 0, n.seed.counts),
    n.phen = ifelse(is.na(n.phen), 0, n.phen)
  )

head(ph.sd)
# how well often do our phenology counts match the seed observations

ph.sd %>%
  group_by(Year, n.phen, n.seed.counts) %>%
  summarise(n = n()) %>%
  ggplot(aes(x = n.phen, y = n.seed.counts, fill = n, label = n)) +
  geom_tile() +
  geom_text(aes(colour = n.phen == n.seed.counts)) +
  scale_fill_gradient(low = 'black', high = 'gray') +
  guides(colour = 'none') +
  facet_wrap(~ Year) +
  theme(panel.background = element_blank())
# okay... surprising number of cases where there are more seed counts than
# phenology observations...

##### Add in seed data now
### But this is the step where we need to reconcile ID codings
# I'll make a new column for the final ID, and assign that tot he 'finalid' if
# it has only one record in demo for that year

de.um = de.um %>%
  separate(finalid, into = c('tag', 'plot', 'coord'), sep = '_', remove = FALSE) %>%
  select(-coord) %>%
  unite(c(tag, plot), col = 'tagplot')

de.um %>% group_by(Year, tagplot) %>% filter(n() > 1)
# only one duplicated ID

dusp = merge(
  x = de.um, y = ph.sd,
  by = c('Year', 'tagplot'),
  all.x = TRUE, all.y = TRUE
)

head(dusp)
nrow(dusp)

# Go in and remove duplicated demo in 2023

dusp %>%
  group_by(Year, tagplot) %>%
  filter(n() > 1)
# two plants here

dusp = dusp %>%
  group_by(Year, tagplot) %>%
  filter(n() == 1 | finalid == finalid.phen) %>%
  ungroup()

# Add in tag and plot info

dusp = dusp %>%
  mutate(plot = gsub('[0-9]{4}\\_', '', tagplot)) %>%
  merge(y = read.csv('00_raw_data/plot_treatments.csv'))

# Evaluate
dusp %>%
  filter(!is.na(total.seeds)) %>%
  ggplot(aes(x = total.seeds, group = interaction(trt, Year))) +
  geom_histogram(aes(fill = trt), position = position_identity(), alpha = 0.5) +
  scale_fill_manual(values = c('black', 'red', 'blue')) +
  facet_wrap(trt ~ Year, scales = 'free_y')
# not super interpretable
# does look like there are a lot of failures in the drought treatments
# distributions don't look super different

# Export CSV
write.csv(
  dusp,
  file = '01_data_cleaning/out/demo_seed_phen_combined.csv',
  row.names = FALSE
)
